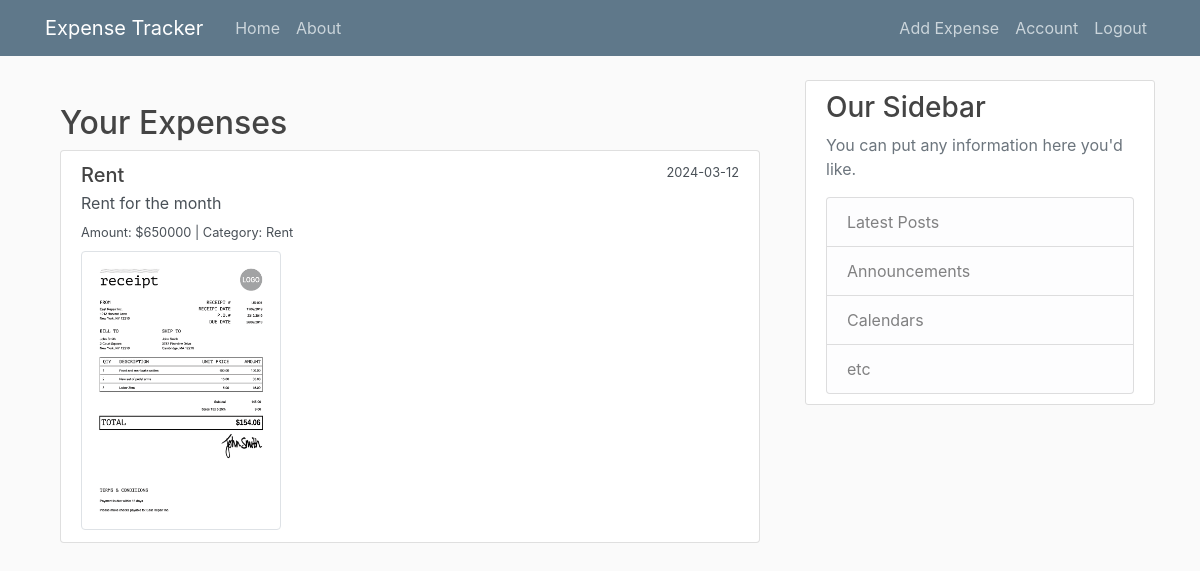
The page /expenses (signed in) on the database as committed earlier.
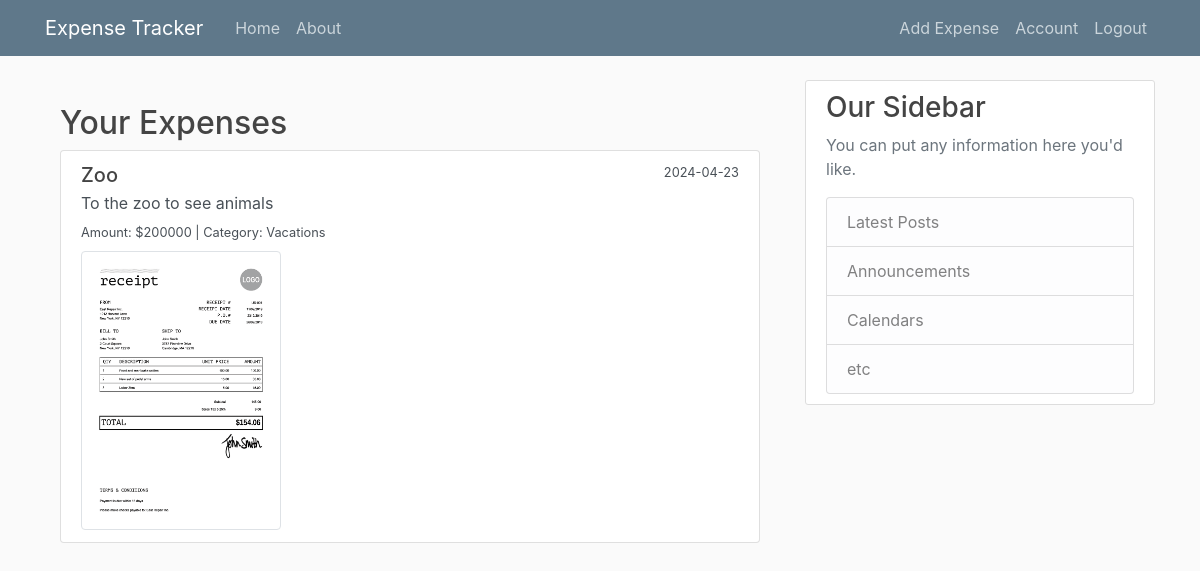
The same page on the database as committed later.
### expense_app/models.py (models this page shows, shortened)
class Expenses(db.Model):
    id = db.Column(db.Integer, primary_key=True)
    title = db.Column(db.String(100), nullable=False)
    amount = db.Column(db.Integer, nullable=False)
    category = db.Column(db.String(50), nullable=False)
    date_of_purchase = db.Column(db.DateTime, nullable=False,
                                 default=datetime.utcnow)
    description = db.Column(db.Text)
    receipt_image = db.Column(db.String(20), nullable=False,
                           default='default_receipt.png')
    user_id = db.Column(db.Integer, db.ForeignKey('user.id'), nullable=False)

### expense_app/routes.py (the view)
@app.route("/expenses")
@login_required  # Ensures only logged-in users can access this route
def view_expenses():
    user_expenses = Expenses.query.filter_by(user_id=current_user.id).all()
    return render_template('view_expenses.html', expenses=user_expenses)

### expense_app/models.py (called while the page is built)
@login_manager.user_loader
def load_user(user_id):
    return User.query.get(int(user_id))

### expense_app/templates/view_expenses.html
{% extends "layout.html" %}
{% block content %}
<div class="container mt-4">
    <h2>Your Expenses</h2>
    <div class="list-group">
        {% for expense in expenses %}
        <a href="#" class="list-group-item list-group-item-action flex-column align-items-start">
            <div class="d-flex w-100 justify-content-between">
                <h5 class="mb-1">{{ expense.title }}</h5>
                <small>{{ expense.date_of_purchase.strftime('%Y-%m-%d') }}</small>
            </div>
            <p class="mb-1">{{ expense.description }}</p>
            <small>Amount: ${{ expense.amount }} | Category: {{ expense.category }}</small>
            {% if expense.receipt_image %}
            <div class="mt-2">
                <img src="{{ url_for('static', filename=expense.receipt_image) }}" alt="Receipt Image" class="img-thumbnail" style="max-width: 200px;">
            </div>
            {% endif %}
        </a>
        {% else %}
        <div class="alert alert-info" role="alert">
            No expenses found. Add some to see them here!
        </div>
        {% endfor %}
    </div>
</div>
{% endblock %}

### expense_app/templates/layout.html (shortened to what this page needs)
<!DOCTYPE html>
<html>
<head>
    <link rel="stylesheet" href="https://maxcdn.bootstrapcdn.com/bootstrap/4.0.0/css/bootstrap.min.css">
    <link rel="stylesheet" type="text/css" href="{{ url_for('static', filename='main.css') }}">
</head>
<body>
    <header class="site-header">
        <nav class="navbar navbar-expand-md navbar-dark bg-steel fixed-top">
            <div class="container">
                <a class="navbar-brand mr-4" href="/">Expense Tracker</a>
                <div class="collapse navbar-collapse" id="navbarToggle">
                    <div class="navbar-nav mr-auto">
                        <a class="nav-item nav-link {% if request.endpoint == 'home' %}active{% endif %}" href="{{ url_for('home') }}">Home</a>
                        <a class="nav-item nav-link {% if request.endpoint == 'about' %}active{% endif %}" href="{{ url_for('about') }}">About</a>
                    </div>
                    <div class="navbar-nav">
                        {% if current_user.is_authenticated %}
                        <a class="nav-item nav-link" href="{{ url_for('new_expense') }}">Add Expense</a>
                            <a class="nav-item nav-link" href="{{ url_for('account') }}">Account</a>
                            <a class="nav-item nav-link" href="{{ url_for('logout') }}">Logout</a>
                        {% else %}
                            <a class="nav-item nav-link" href="{{ url_for('login') }}">Login</a>
                            <a class="nav-item nav-link" href="{{ url_for('register') }}">Register</a>
                        {% endif %}
                    </div>
                </div>
            </div>
        </nav>
    </header>
    <main role="main" class="container">
        <div class="row">
            <div class="col-md-8">
                {% block content %}{% endblock %}
            </div>
            <div class="col-md-4">
                <div class="content-section">
                    <h3>Our Sidebar</h3>
                    <p class='text-muted'>You can put any information here you'd like.</p>
                    <ul class="list-group">
                        <li class="list-group-item list-group-item-light">Latest Posts</li>
                        <li class="list-group-item list-group-item-light">Announcements</li>
                        <li class="list-group-item list-group-item-light">Calendars</li>
                        <li class="list-group-item list-group-item-light">etc</li>
                    </ul>
                </div>
            </div>
        </div>
    </main>
</body>
</html>

### expense_app/static/main.css (style rules this page uses)
body { background: #fafafa; color: #333333; margin-top: 5rem; }
h1, h2, h3, h4, h5, h6 { color: #444444; }
.bg-steel { background-color: #5f788a; }
.site-header .navbar-nav .nav-link { color: #cbd5db; }
.content-section { background: #ffffff; padding: 10px 20px; border: 1px solid #dddddd; border-radius: 3px; margin-bottom: 20px; }

Rows that differ between the two databases and show on the page:
changed Expenses: title "Rent" → "Zoo"; date_of_purchase "2024-03-12" → "2024-04-23"; description "Rent for the month" → "To the zoo to see animals"; amount "650000" → "200000"; category "Rent" → "Vacations"
